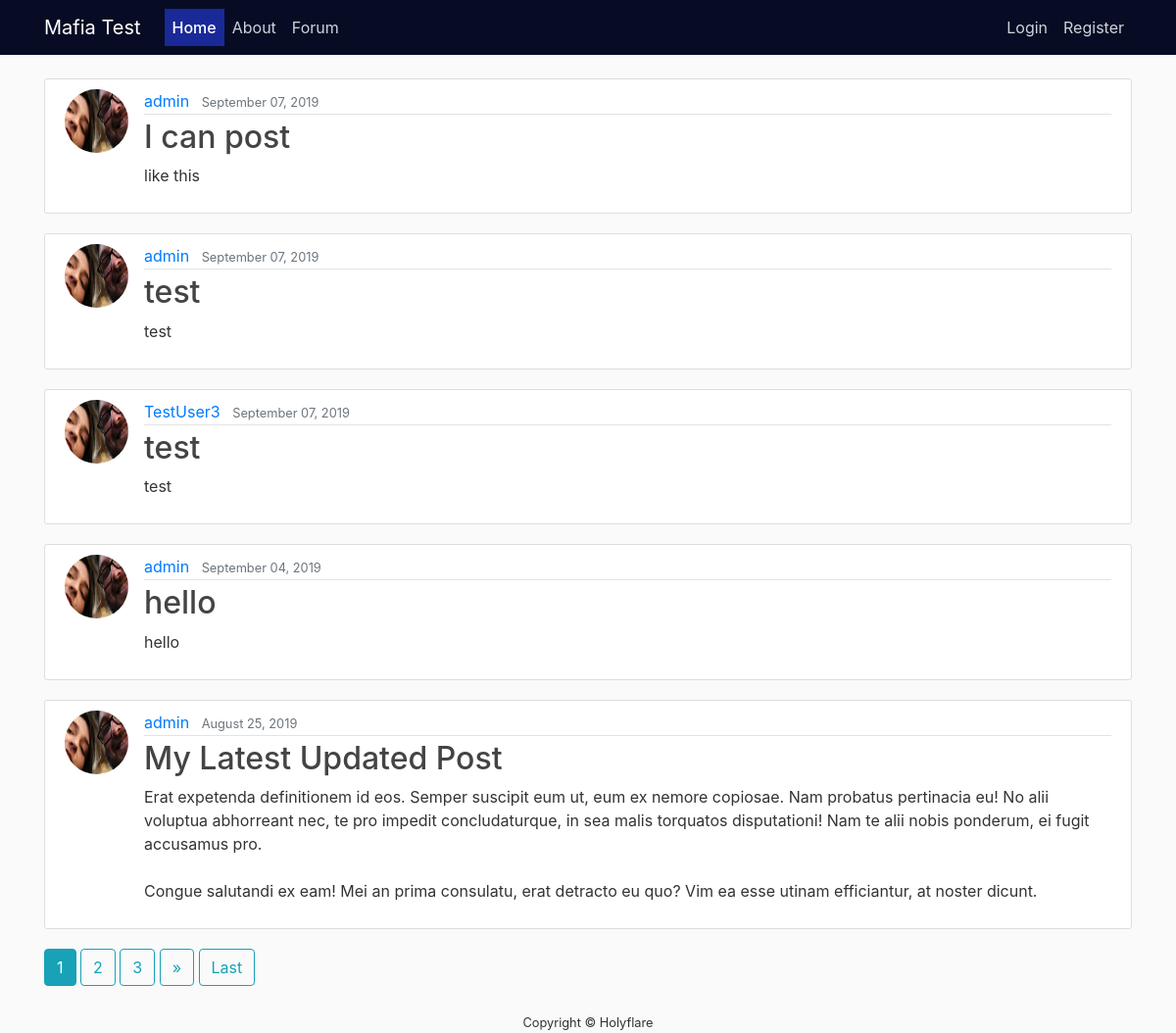
The page / on the database its author committed.
### blog/models.py (models this page shows, shortened)
class Post(models.Model):
    title = models.CharField(max_length=100)
    content = models.TextField()
    date_posted = models.DateTimeField(default=timezone.now)
    author = models.ForeignKey(User, on_delete=models.CASCADE)
    class Meta:
        permissions = [
            ("create_new_blog_post", "Can create new blog post"),
            ]

### users/models.py (models this page shows, shortened)
class Profile(models.Model):
    user = models.OneToOneField(User, on_delete=models.CASCADE)
    image = models.ImageField(default='default.jpg', upload_to='profile_pics')

### blog/views.py (the view)
# urls.py: path('', PostListView.as_view(), name='blog-home'),
class PostListView(ListView):
    model = Post
    template_name = 'blog/home.html'
    context_object_name = 'posts'
    ordering = ['-date_posted']
    paginate_by = 5

### blog/templates/blog/home.html (shortened to what this page needs)
{% extends "blog/base.html" %}
{% block content %}
    {% for post in posts %}
        <article class="media content-section">
          <img class="rounded-circle article-img" src="{{ post.author.profile.image.url}}">
          <div class="media-body">
            <div class="article-metadata">
              <a class="mr-2" href="{% url 'user-posts' post.author.username %}">{{ post.author }}</a>
              <small class="text-muted">{{ post.date_posted|date:"F d, Y" }}</small>
            </div>
            <h2><a class="article-title" href="{% url 'post-detail' post.id %}">{{ post.title }}</a></h2>
            <p class="article-content">{{ post.content }}</p>
          </div>
        </article>
    {% endfor %}
    {% if is_paginated %}
      {% for num in page_obj.paginator.page_range %}
        {% if page_obj.number == num %}
          <a class="btn btn-info mb-4" href="?page={{ num }}">{{ num }}</a>
        {% elif num > page_obj.number|add:'-3' and num < page_obj.number|add:'3' %}
          <a class="btn btn-outline-info mb-4" href="?page={{ num }}">{{ num }}</a>
        {% endif %}
      {% endfor %}
      {% if page_obj.has_next %}
        <a class="btn btn-outline-info mb-4" href="?page={{ page_obj.next_page_number  }}">&raquo;</a>
        <a class="btn btn-outline-info mb-4" href="?page={{ page_obj.paginator.num_pages }}">Last</a>
      {% endif %}
    {% endif %}
{% endblock content %}

### blog/static/blog/main.css (style rules this page uses)
body { background: #fafafa; color: #333333; margin-top: 5rem; }
h1, h2, h3, h4, h5, h6 { color: #444444; }
.content-section { background: #ffffff; padding: 10px 20px; border: 1px solid #dddddd; border-radius: 3px; margin-bottom: 20px; }
.article-title { color: #444444; }
.article-content { white-space: pre-line; }
.article-img { height: 65px; width: 65px; margin-right: 16px; }
.article-metadata { padding-bottom: 1px; margin-bottom: 4px; border-bottom: 1px solid #e3e3e3 }

### rows shown on the page
Post: author.profile.image (picture), author "admin", date_posted "September 07, 2019", title "I can post", content "like this"
Post: author.profile.image (picture), author "admin", date_posted "September 07, 2019", title "test", content "test"
Post: author.profile.image (placeholder picture), author "TestUser3", date_posted "September 07, 2019", title "test", content "test"
Post: author.profile.image (picture), author "admin", date_posted "September 04, 2019", title "hello", content "hello"
Post: author.profile.image (picture), author "admin", date_posted "August 25, 2019", title "My Latest Updated Post", content "Erat expetenda definitionem id eos. Semper suscipit eum ut, eum ex nemore copiosae. Nam probatus pertinacia eu! No alii voluptua abhorreant nec, te pro impedit concludaturque, in sea malis torquatos disputationi! Nam te alii nobis ponderum, ei fugit accusamus pro. Congue salutandi ex eam! Mei an prima consulatu, erat detracto eu quo? Vim ea esse utinam efficiantur, at noster dicunt."

### other values the page prints
{{ num }} "1"
{{ num }} "2" "3"
